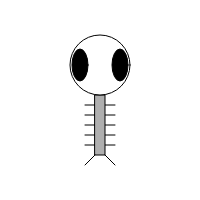
Frame 1 (no input)
Frame 60 (no input): identical to frame 1, image omitted
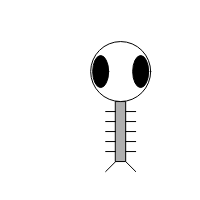
Frame 120 (the mouse pressed at the canvas centre since frame 60)

The p5.js sketch that drew these frames (run headless with seeded random() and noise() and a simulated clock; from frame 60 on, the mouse is pressed at the canvas centre):

// p5.js sketch
// ── sketch.js
let zoog;

function setup() {
	createCanvas(200, 200);
	zoog = new Zoog(100, 125, 60, 60, 16);
}

function draw() {
	background(255);
	// mouseX position determines speed factor
	let factor = constrain(mouseX/10, 0, 5);
	zoog.jiggle(factor);
	zoog.display();
}
// ── zoog.js
class Zoog {
	constructor(x, y, w, h, eyeSize) {
		this.x = x;
		this.y = y;
		this.w = w;
		this.h = h;
		this.eyeSize = eyeSize;
	}

	jiggle(speed) {
		// change the location of Zoog randomly
		this.x += random(-1, 1) * speed;
		this.y += random(-1, 1) * speed;

		// Constrain Zoog to the window
		this.x = constrain(this.x, 0, width);
		this.y = constrain(this.y, 0, height);
	}

	display() {
		ellipseMode(CENTER);
		rectMode(CENTER);
		// Draw Zoog's arms with a for loop
		for (let i = this.y - this.h/3; i < this.y + this.h/2; i += 10) {
			stroke(0);
			line(this.x-this.w/4,i,this.x + this.w/4,i);
		}
		// Draw Zoog's body
		stroke(0);
		fill(175);
		rect(this.x,this.y,this.w/6,this.h);
		// Draw Zoog's head
		stroke(0);
		fill(255);
		ellipse(this.x,this.y-this.h,this.w,this.h);
		// Draw Zoog's eyes
		fill(0);
		ellipse(this.x-this.w/3,this.y-this.h,this.eyeSize,this.eyeSize*2);
		ellipse(this.x+this.w/3,this.y-this.h,this.eyeSize,this.eyeSize*2);
		
		//Draw Zoog's legs
		stroke(0);
		line(this.x - this.w/12,this.y + this.h/2,this.x - this.w/4,this.y + this.h/2 + 10);
		line(this.x + this.w/12,this.y + this.h/2,this.x + this.w/4,this.y + this.h/2 + 10);
	}
}
